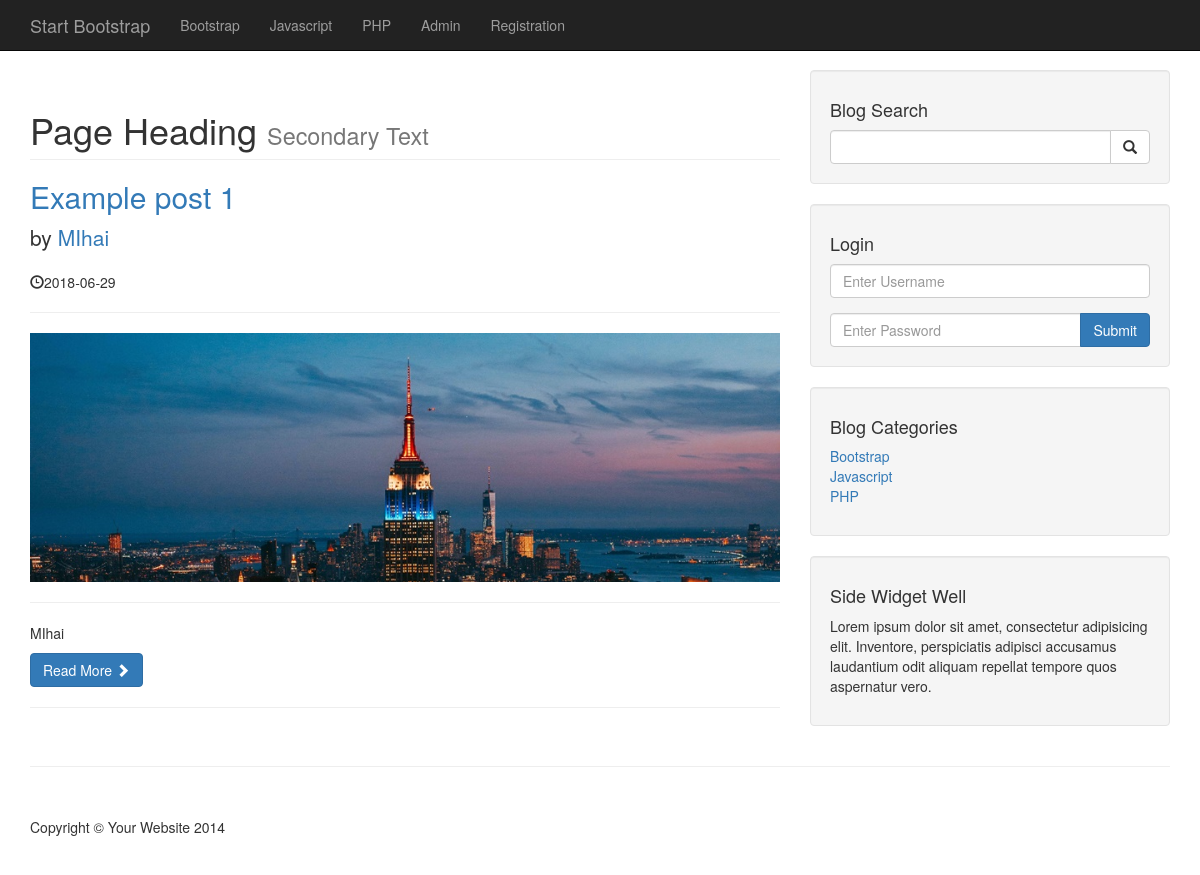
Before: /category.php?category=1 with the older database file.
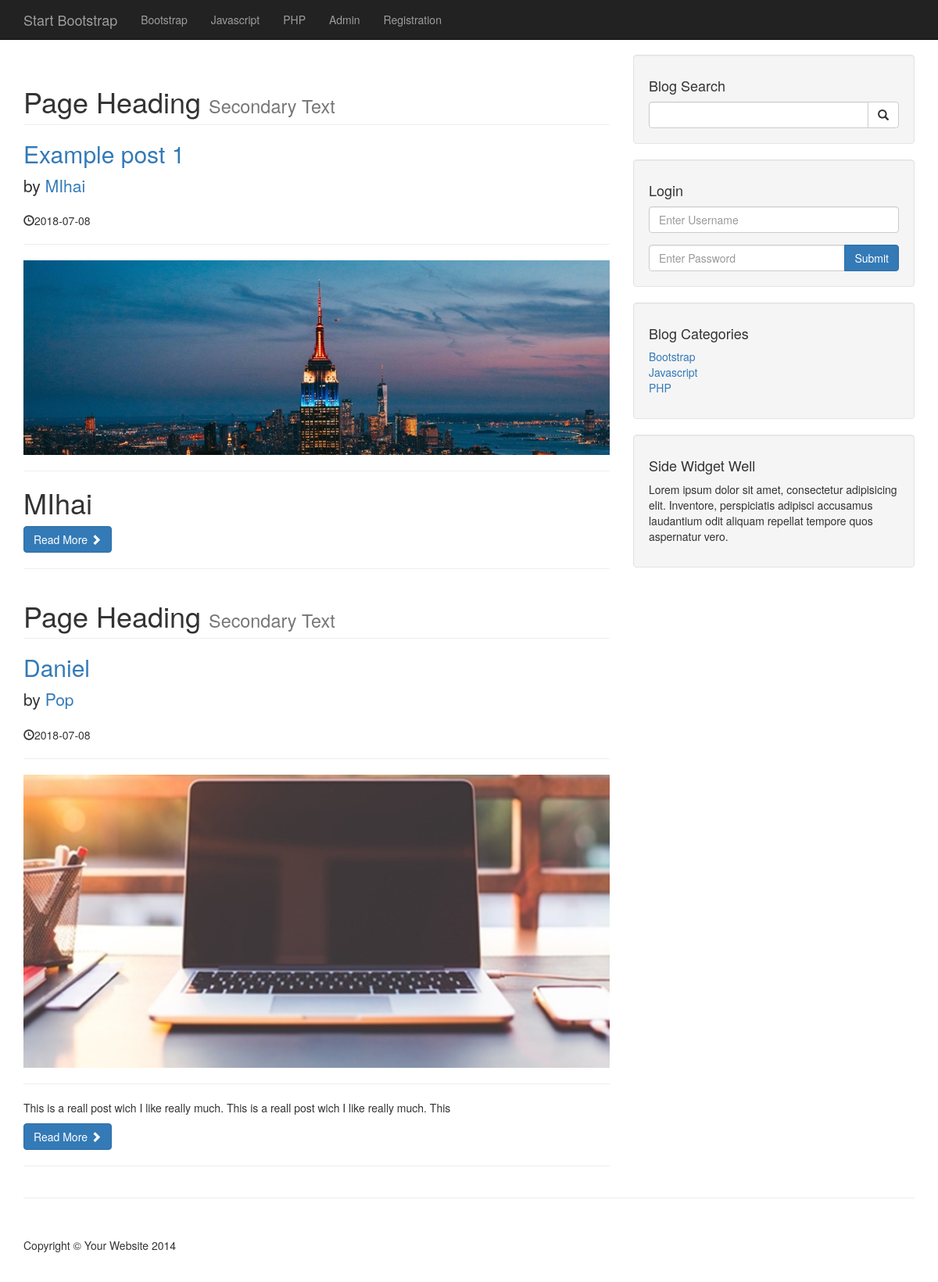
After: the same page with the newer database file.
### tables this page shows
CREATE TABLE `categories` (
  `cat_id` int(3) NOT NULL,
  `cat_title` varchar(255) NOT NULL
);

CREATE TABLE `posts` (
  `post_id` int(3) NOT NULL,
  `post_category_id` int(3) NOT NULL,
  `post_title` varchar(255) NOT NULL,
  `post_author` varchar(255) NOT NULL,
  `post_date` date NOT NULL,
  `post_image` text NOT NULL,
  `post_content` text NOT NULL,
  `post_tags` varchar(255) NOT NULL,
  `post_comment_count` varchar(255) NOT NULL,
  `post_status` varchar(255) NOT NULL DEFAULT 'draft'
);

### category.php (the view, shortened to what the changed rows need)
<?php include "includes/header.php"; ?>
    <?php include "includes/navigation.php" ?>
    <div class="container">
        <div class="row">
            <div class="col-md-8">
              <?php
              if (isset($_GET['category'])) {
                $post_category_id = $_GET['category'];
              }
                $query = "SELECT * FROM posts WHERE post_category_id = $post_category_id ";
                $select_all_post_query = mysqli_query($connection, $query);
                while ($row = mysqli_fetch_assoc($select_all_post_query)) {
                  $post_id = $row['post_id'];
                  $post_title = $row['post_title'];
                  $post_author = $row['post_author'];
                  $post_date = $row['post_date'];
                  $post_image = $row['post_image'];
                  $post_content = substr($row['post_content'], 0, 100);
              ?>
              <h1 class="page-header">
                  Page Heading
                  <small>Secondary Text</small>
              </h1>
              <h2>
                  <a href="post.php?p_id=<?php echo $post_id; ?>"><?php echo $post_title; ?></a>
              </h2>
              <p class="lead">
                  by <a href="index.php"><?php echo $post_author; ?></a>
              </p>
              <p><span class="glyphicon glyphicon-time"></span><?php echo $post_date; ?></p>
              <hr>
              <img class="img-responsive" src="images/<?php echo $post_image; ?>" alt="">
              <hr>
              <p><?php echo $post_content; ?></p>
              <a class="btn btn-primary" href="#">Read More <span class="glyphicon glyphicon-chevron-right"></span></a>
              <hr>
            <?php
                }
            ?>
            </div>
            <?php include "includes/sidebar.php" ?>
        </div>
<?php include "includes/footer.php" ?>

### includes/navigation.php (shortened to what the changed rows need)
<?php include "includes/db.php"; ?>
<nav class="navbar navbar-inverse navbar-fixed-top" role="navigation">
    <div class="container">
        <div class="collapse navbar-collapse" id="bs-example-navbar-collapse-1">
            <ul class="nav navbar-nav">
                <?php
                    $query = "SELECT * FROM categories";
                    $select_all_categories_query = mysqli_query($connection, $query);
                    while ($row = mysqli_fetch_assoc($select_all_categories_query)) {
                        $cat_title = $row['cat_title'];
                        echo "<li><a href='#'>{$cat_title}</a></li>";
                    }
                ?>
            </ul>
        </div>
    </div>
</nav>

### includes/sidebar.php (shortened to what the changed rows need)
<div class="col-md-4">
                <?php
                    $query = "SELECT * FROM categories";
                    $select_categories_sidebar = mysqli_query($connection, $query);
                ?>
                <div class="well">
                    <div class="row">
                        <div class="col-lg-12">
                            <ul class="list-unstyled">
                                <?php
                                while ($row = mysqli_fetch_assoc($select_categories_sidebar)) {
                                    $cat_title = $row['cat_title'];
                                    $cat_id = $row['cat_id'];
                                    echo "<li><a href='category.php?category=$cat_id'>{$cat_title}</a></li>";
                                }
                                ?>
                            </ul>
                        </div>
                    </div>
                </div>
            </div>

Changed rows visible on the page:
changed posts "MIhai": post_date "2018-06-29" → "2018-07-08"
added posts: post_title "Daniel", post_author "Pop", post_date "2018-07-08", post_image (picture), post_content "This is a reall post wich I like really much. This is a reall post wich I like really much. This"
